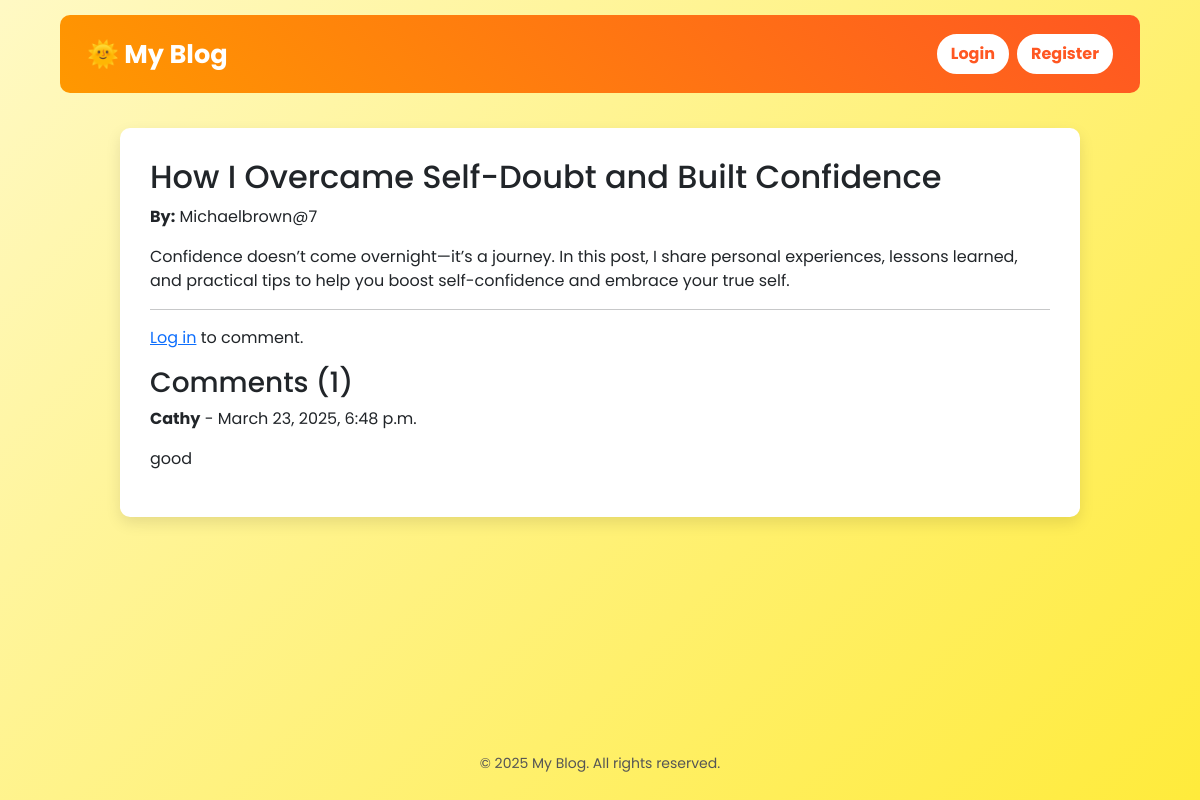
The app's page /post/4/ with its own data.
### blog/models.py (models this page shows, shortened)
class Post(models.Model):
    title = models.CharField(max_length=200)
    content = models.TextField()
    created_at = models.DateTimeField(auto_now_add=True)
    author = models.ForeignKey(User, on_delete=models.CASCADE)

class Comment(models.Model):
    post = models.ForeignKey(Post, on_delete=models.CASCADE, related_name="comments")
    user = models.ForeignKey(User, on_delete=models.CASCADE)
    content = models.TextField()
    created_at = models.DateTimeField(auto_now_add=True)

### blog/views.py (the view)
# urls.py: path('post/<int:pk>/', views.post_detail, name='post_detail'),
def post_detail(request, pk):
    post = get_object_or_404(Post, pk=pk)
    comments = post.comments.all()
    if request.method == "POST":
        form = CommentForm(request.POST)
        if form.is_valid():
            comment = form.save(commit=False)
            comment.post = post
            comment.user = request.user  # Assign the logged-in user
            comment.save()
            return redirect('post_detail', pk=post.pk)
    else:
        form = CommentForm()
    return render(request, 'blog/post_detail.html', {'post': post, 'comments': comments, 'form': form})

### blog/templates/blog/post_detail.html
{% extends "blog/base.html" %}
{% block content %}
    <h2>{{ post.title }}</h2>
    <p><strong>By:</strong> {{ post.author }}</p>
    <p>{{ post.content }}</p>
    <hr>
    {% if user.is_authenticated %}
        <h3>Leave a Comment</h3>
        <form method="post">
            {% csrf_token %}
            {{ form.as_p }}
            <button type="submit" class="btn btn-primary">Post Comment</button>
        </form>
    {% else %}
        <p><a href="{% url 'login' %}">Log in</a> to comment.</p>
    {% endif %}
    <h3>Comments ({{ comments.count }})</h3>
    {% for comment in comments %}
        <div>
            <p><strong>{{ comment.user.username }}</strong> - {{ comment.created_at }}</p>
            <p>{{ comment.content }}</p>
        </div>
    {% empty %}
        <p>No comments yet.</p>
    {% endfor %}
{% endblock %}

### blog/templates/blog/base.html (style rules this page uses)
body { font-family: 'Poppins', sans-serif; background: linear-gradient(135deg, #fff9c4, #ffeb3b); min-height: 100vh; display: flex; flex-direction: column; }

### records on screen
Post: title "How I Overcame Self-Doubt and Built Confidence", author "Michaelbrown@7", content "Confidence doesn’t come overnight—it’s a journey. In this post, I share personal experiences, lessons learned, and practical tips to help you boost self-confidence and embrace your true self.", count "1"
Comment: user.username "Cathy", created_at "March 23, 2025, 6:48 p.m.", content "good"
